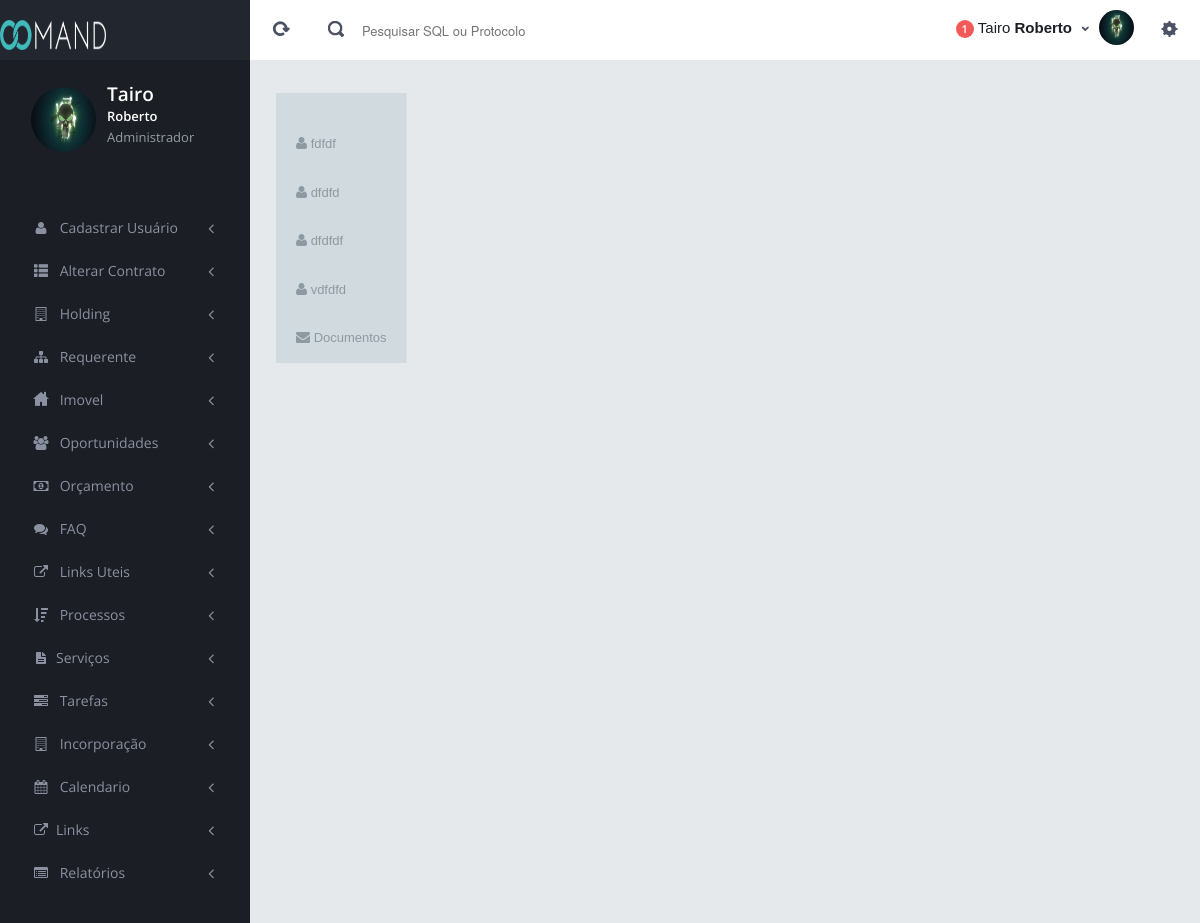
/sistema/tarefa-detalhe.php (signed in), run on the app's committed database.
### tables this page shows
CREATE TABLE IF NOT EXISTS `EtapaTarefa` (
  `IdEtapaTarefa` int(11) NOT NULL AUTO_INCREMENT,
  `IdUsuario` int(11) NOT NULL,
  `TituloEtapa` varchar(100) NOT NULL,
  `DescricaoEtapa` varchar(200) NOT NULL,
  `DataEntregaEtapa` varchar(15) NOT NULL,
  `SituacaoEtapaTarefa` varchar(100) NOT NULL,
  `IdTarefa` int(11) NOT NULL,
  PRIMARY KEY (`IdEtapaTarefa`)
);

### sistema/includes/php/conexao/Conexao.class.php (called while the page is built, shortened)
<?php
   class Conexao {
   private $sql = "";
   function executarQuery(){
      $query = mysql_query($this->sql) or die ($this->mensagem(mysql_error()));
      return $query;
   }
}

### sistema/tarefa-detalhe.php (the view, shortened to what this page needs)
<?php
include('includes/php/conexao/Conexao.class.php');
include("permissoes.php");
?>
<!DOCTYPE html>
<html>
<head>
<link href="assets/plugins/pace/pace-theme-flash.css" rel="stylesheet" type="text/css" media="screen"/>
<link href="assets/plugins/jquery-slider/css/jquery.sidr.light.css" rel="stylesheet" type="text/css" media="screen"/>
<link href="assets/plugins/boostrapv3/css/bootstrap.min.css" rel="stylesheet" type="text/css"/>
<link href="assets/plugins/boostrapv3/css/bootstrap-theme.min.css" rel="stylesheet" type="text/css"/>
<link href="assets/plugins/font-awesome/css/font-awesome.css" rel="stylesheet" type="text/css"/>
<link href="assets/css/animate.min.css" rel="stylesheet" type="text/css"/>
<link href="assets/css/style.css" rel="stylesheet" type="text/css"/>
<link href="assets/css/responsive.css" rel="stylesheet" type="text/css"/>
<link href="assets/css/custom-icon-set.css" rel="stylesheet" type="text/css"/>
</head>
<body class="">
      </div>
  </div>
</div>
  <div class="page-content">
            <form id="formTarefaDetalhe" name="formTarefaDetalhe" method="POST" action="includes/php/CadastraDocumentosTarefa.php">
            <div class="content">
        <?php
              $retornoTarefa2=mysql_fetch_object($query) ?>
      <div class="row">
        <div class="col-md-12">
        <div class="tabbable tabs-left">
          <ul class="nav nav-tabs" id="tab-01">
            <li style=" padding:15px;"><?php echo $retornoTarefa2->NomeProjeto ?></li>
             <?php
                $buscaEtapaTarefa = new Conexao();
                $buscaEtapaTarefa->conectar();
                $buscaEtapaTarefa->selecionarDB();
                $contEtapa = 0;
                $IdUsuario = $_SESSION ['usuarioID'];
                $UsuarioTipo = $_SESSION ['usuarioTipo'];
                if ($UsuarioTipo == "Administrador") {
                  $buscaEtapaTarefa->set("sql","SELECT * FROM EtapaTarefa
                             INNER JOIN CadastraTarefa
                             WHERE  EtapaTarefa.IdTarefa = '$tarefaAux'
                             GROUP BY IdEtapaTarefa");
                }else{
                    $buscaEtapaTarefa->set("sql","SELECT * FROM EtapaTarefa
                             INNER JOIN CadastraTarefa
                             WHERE  EtapaTarefa.IdTarefa = '$tarefaAux' AND
                                    EtapaTarefa.IdUsuario = '$IdUsuario'
                             GROUP BY IdEtapaTarefa");
                }
                        $query2= $buscaEtapaTarefa->executarQuery();
                                   while($retornoEtapaTarefa=mysql_fetch_object($query2)) {
                            ?>
            <li class="<?php if ($IdEtapaSeleciona == $retornoEtapaTarefa->IdEtapaTarefa) {
              echo "active";
                 }?>"><a href="#tab1<?php echo $retornoEtapaTarefa->IdEtapaTarefa ?>">
            <i class="<?php
            if ($retornoEtapaTarefa->SituacaoEtapaTarefa == "") {
              echo 'fa fa-clock-o';
            }elseif ($retornoEtapaTarefa->SituacaoEtapaTarefa == "Trabalhando") {
              echo 'fa fa-user';
            }elseif ($retornoEtapaTarefa->SituacaoEtapaTarefa == "Pausado") {
              echo 'fa fa-pause';
            }elseif ($retornoEtapaTarefa->SituacaoEtapaTarefa == "Finalizar") {
              echo 'fa fa-check';
            }elseif ($retornoEtapaTarefa->SituacaoEtapaTarefa == "Atrasada") {
              echo 'fa fa-warning';
            } ?>" id="iconeEtapaTarefa<?php echo $retornoEtapaTarefa->IdEtapaTarefa; ?>"></i>
            <?php echo $retornoEtapaTarefa->TituloEtapa ?></a></li>
            <?php $contEtapa++;}?>
            <li><a href="#tab1e"><i class="fa fa-envelope"> </i> Documentos</a></li>
             </ul>
          </div>
         <br>
      </div>
    </div>
</form>
  </div>
</body>
</html>

### sistema/assets/css/responsive.css (style rules this page uses)
@media (min-width: 980px) { .page-content { margin-left: 250px; min-height: 1006px; } }

### data on the page
etapatarefa: TituloEtapa "fdfdf"
etapatarefa: TituloEtapa "dfdfd"
etapatarefa: TituloEtapa "dfdfdf"
etapatarefa: TituloEtapa "vdfdfd"

### other printed values
$nome[0] "Tairo"
$nome[1] "Roberto"
$UsuarioTipo "Administrador"
